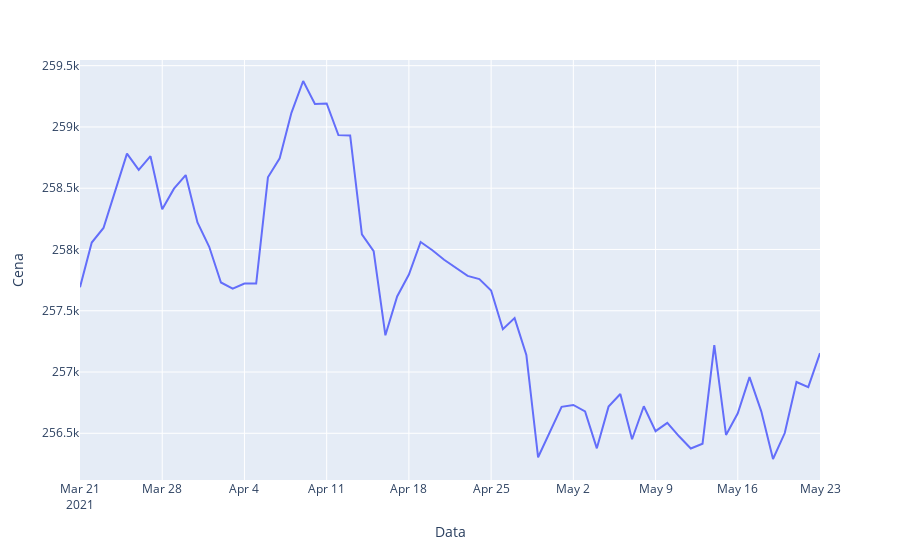

Notebook cell for this chart:
### Code cell
offers_i_interested = data.query("Powierzchnia > 30 & Powierzchnia < 50").query("Cena > 200000 & Cena < 350000").drop_duplicates()
avg_price = offers_i_interested.groupby("Data", as_index=False)["Cena"].mean()
fig = go.Figure(data=px.line(avg_price, x="Data", y="Cena"))
fig.show()
